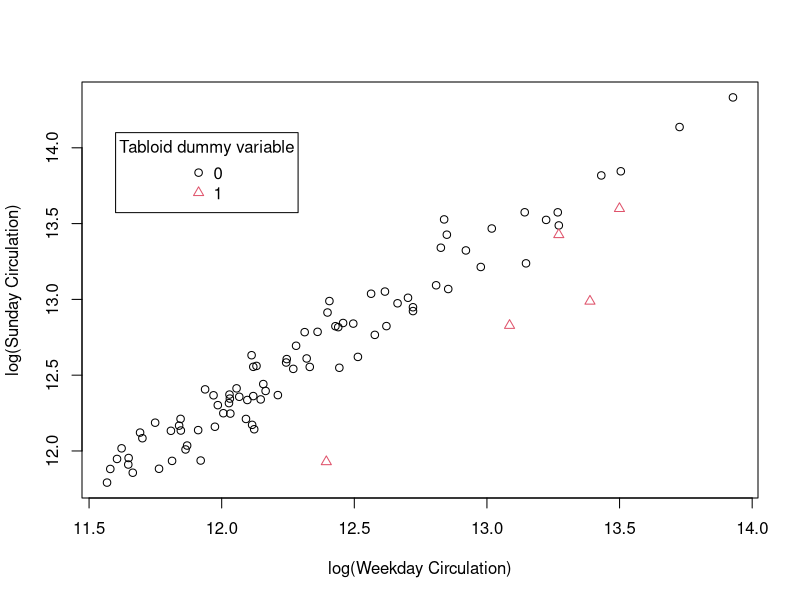
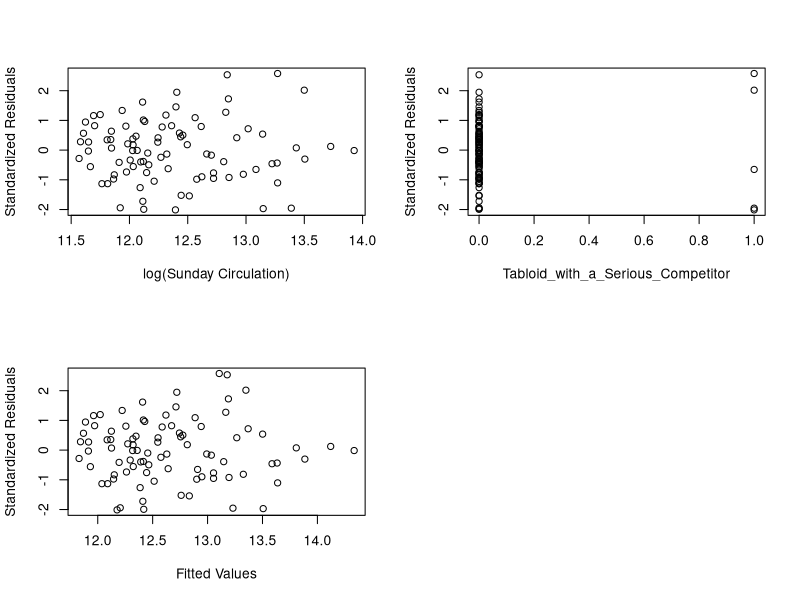
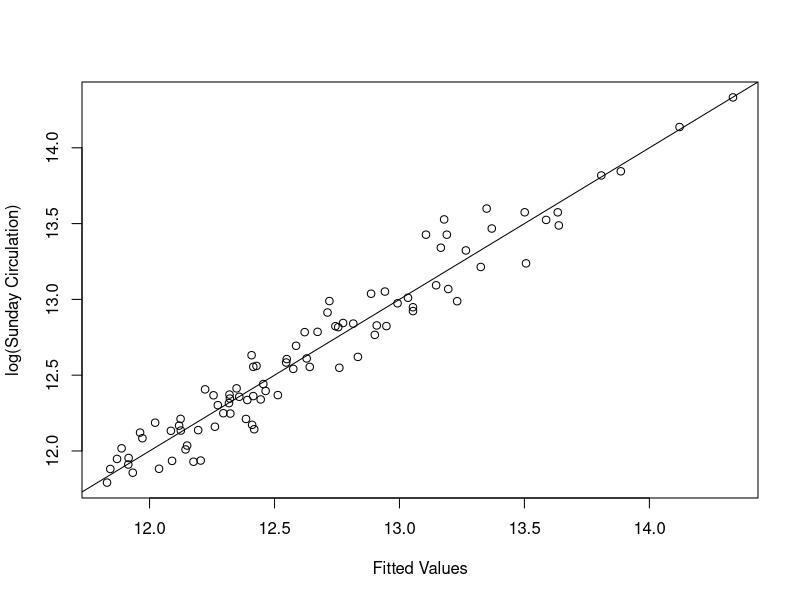
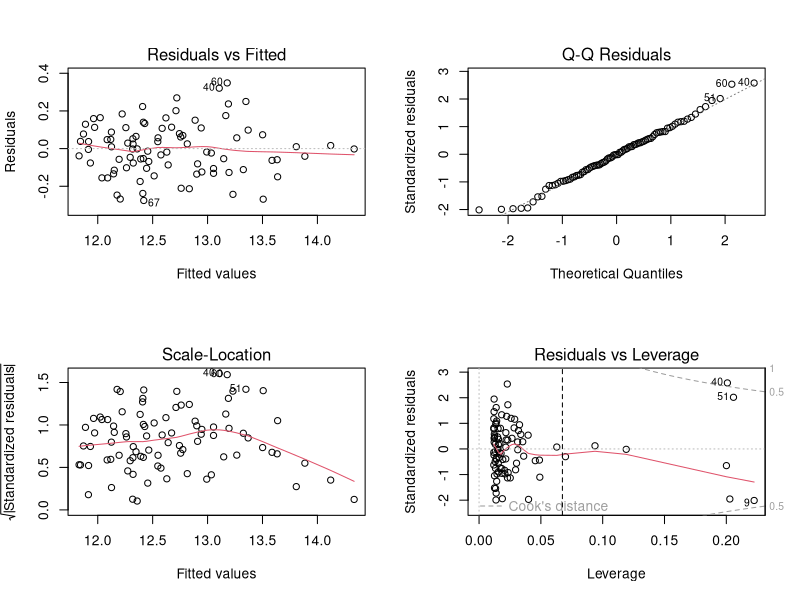
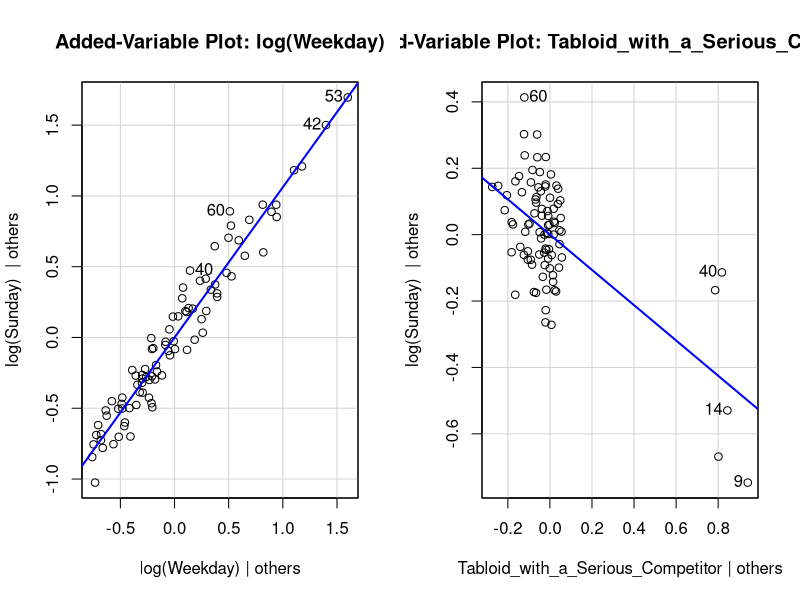

Reproduce these figures in R, in order.
# Rajan Kapoor
# STAT 608
# Sunday July 10, 2017 11:49 AM
# Regression Model for Modelling Newspaper Sunday circulation as function of Weekday circulation
# and presence of Tabloid newspaper with Serious newspaper
# Predict sunday circulation of newspaper with weekday circulation of 210,000
setwd("/Volumes/Box/MyPractice608/ModellingNewspaperCirculation")
circulation <- read.table("circulation.txt", header=TRUE, sep="\t")
attach(circulation)

# Scatter plot of data
par(mfrow=c(1,1))
plot(log(Weekday),log(Sunday),xlab="log(Weekday Circulation)",ylab="log(Sunday Circulation)",
     pch=Tabloid_with_a_Serious_Competitor+1,col=Tabloid_with_a_Serious_Competitor+1)
legend(11.6, 14.1,legend=c("0","1"),pch=1:2,col=1:2,title="Tabloid dummy variable")

# Plot of stand res
m1 <- lm(log(Sunday) ~ log(Weekday) + Tabloid_with_a_Serious_Competitor)
par(mfrow=c(2,2))
StanRes1 <- rstandard(m1)
plot(log(Weekday),StanRes1,ylab="Standardized Residuals",xlab="log(Sunday Circulation)")
plot(Tabloid_with_a_Serious_Competitor,StanRes1,ylab="Standardized Residuals")
plot(m1$fitted.values,StanRes1,ylab="Standardized Residuals",xlab="Fitted Values")

# Fiited vales against y
par(mfrow=c(1,1))
plot(m1$fitted.values,log(Sunday),xlab="Fitted Values",ylab="log(Sunday Circulation)")
abline(lsfit(m1$fitted.values,log(Sunday)))

# Diagnostics
par(mfrow=c(2,2))
plot(m1)
abline(v=2*3/89,lty=2)

summary(m1)

# Predict here
predict(m1,newdata=data.frame(
  Weekday=c(210000),Tabloid_with_a_Serious_Competitor=c(1)),interval="prediction",level=0.95)
predict(m1,newdata=data.frame(
  Weekday=c(210000),Tabloid_with_a_Serious_Competitor=c(0)),interval="prediction",level=0.95)

# Added Variable Plot
library(car)
par(mfrow=c(1,2))
avPlot(m1,variable="log(Weekday)",ask=FALSE)
avPlot(m1,variable="Tabloid_with_a_Serious_Competitor",ask=FALSE)

detach(circulation)